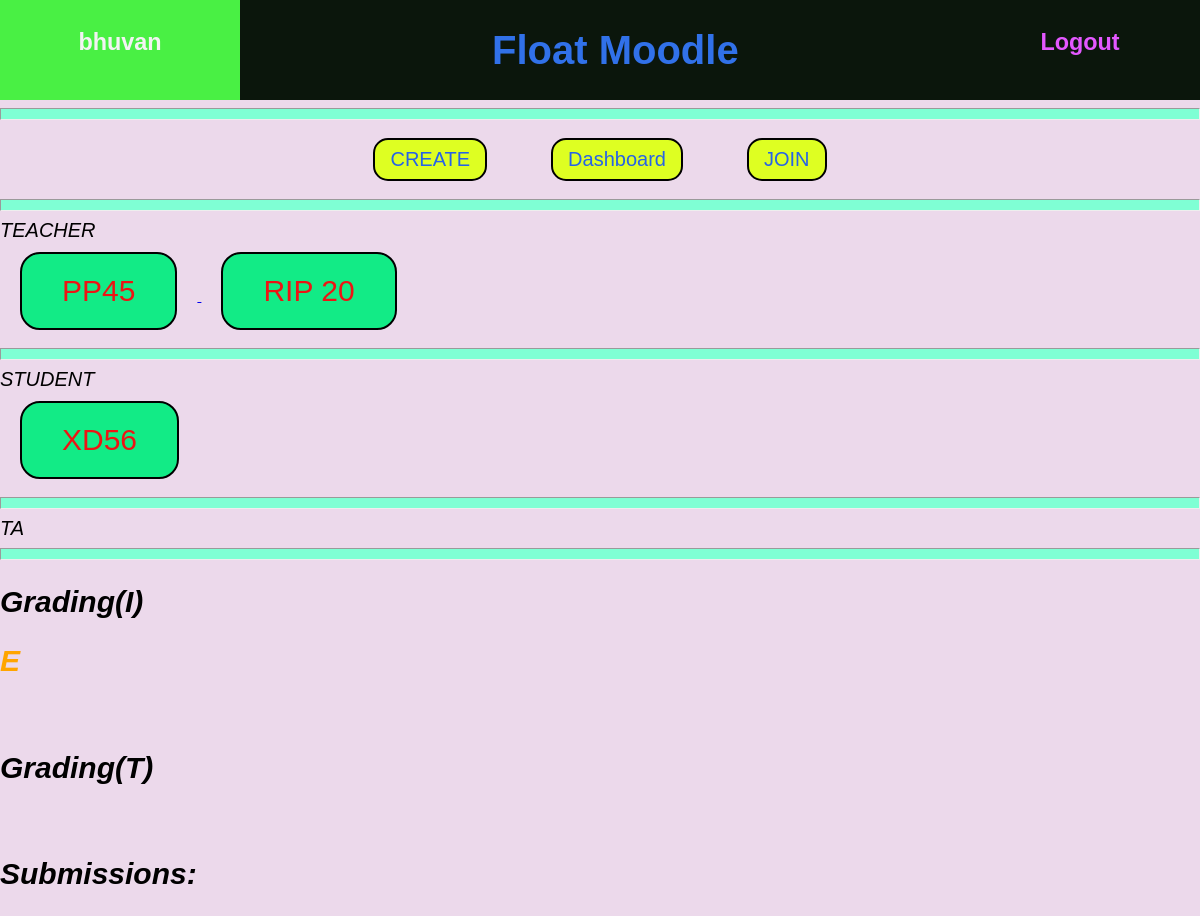
The app's page /courses/ (signed in), older data.
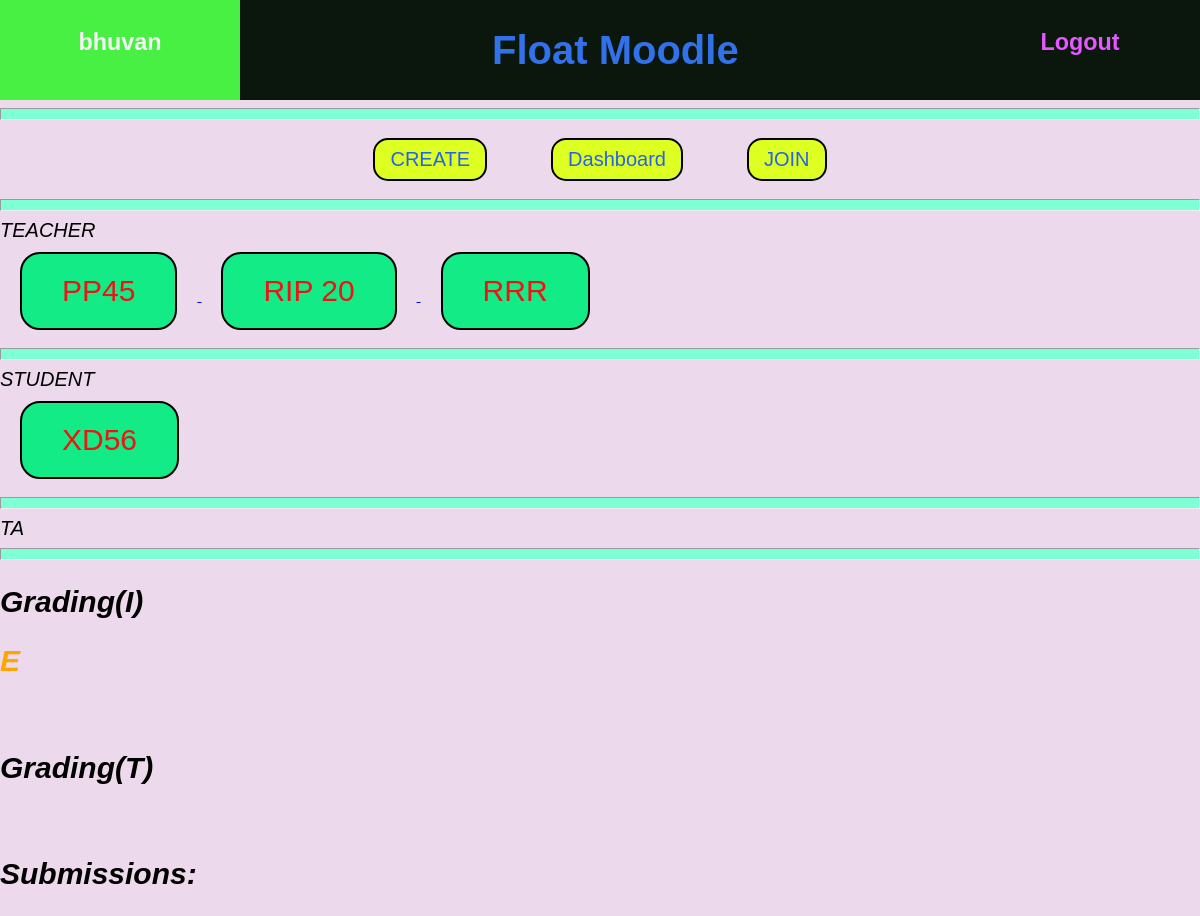
The same page, newer data.
### courses/models.py (models this page shows, shortened)
class Course(models.Model):
    instructor = models.ForeignKey(User,on_delete=models.CASCADE,related_name='ins_courses') #assuming 1 instructor/course.
    name = models.CharField(max_length=128,default = '')
    students = models.ManyToManyField(User,related_name='stud_courses')
    TAs = models.ManyToManyField(User,related_name='ta_courses')
    joincode = models.CharField(max_length=10,default = '')
    TAjoincode = models.CharField(max_length=10,default = '')

class Assignment(models.Model):
    name = models.CharField(max_length=128,default='')
    link = models.URLField(default='')
    file_name = models.CharField(max_length=100,default='problem_statement')
    file = models.FileField(upload_to='assignments',blank=True)
    statement = models.CharField(max_length=300,default='')
    course = models.ForeignKey(Course,on_delete=models.CASCADE)
    maxmarks = models.IntegerField(default=100)
    deadline = models.DateTimeField(blank=False) #need to set while creating assign.

### courses/views.py (the view, shortened to what this page needs)
# urls.py: path('', views.course_info, name = 'CourseHome'),
def course_info(request):
    if not request.user.is_authenticated:
        return redirect('login')
    u = User.objects.get(pk = request.user.pk )
    Itodo_List = [] #list of TO-DO assignments for 'I'nstructors ['S' ==> students, 'I' ==> Instructors ]
    Stodo_List = [] #list of TO-DO of students
    TAtodo_List = [] #for TA's
    now = datetime.datetime.now()
    for course in u.ins_courses.all():
        for assign in course.assignment_set.all():
            if now > assign.deadline:
                graded=True
                for sub in assign.filesubmission_set.all():
                    if sub.corrected == 'NO':
                        graded = False
                        break
                if not graded:
                    Itodo_List.append(assign)
    for course in u.stud_courses.all():
        for assign in course.assignment_set.all():
            if now < assign.deadline:
                submitted=False
                for sub in assign.filesubmission_set.all():
                    if sub.user.username == request.user.username:
                        submitted = True
                        break
                if not submitted:
                    Stodo_List.append(assign)
    args = {
        'icourses': u.stud_courses.all(),
        'scourses': u.ins_courses.all(),
        'Tcourses': u.ta_courses.all(),
        'Itodo': Itodo_List,
        'Stodo': Stodo_List,
        'Ttodo': TAtodo_List,
    }
    return render(request,'courses/home.html',args)

### accounts/templates/courses/home.html (shortened to what this page needs)
{% extends 'base.html' %}
{% block content %}
<hr style="height: 10px; background-color: aquamarine;">
<div style="text-align: center;">
    <a href ="{% url 'CourseCreate' %}"><button class="B1 button1">CREATE</button></a>
    <a href ="{% url 'dashboard' %}"><button class="B1 button2">Dashboard</button></a>
    <a href ="{% url 'CourseJoin' %}"><button class="B1 button1">JOIN</button></a>
</div>
<hr style="height: 10px; background-color: aquamarine;">
<div class="it">TEACHER</div>
{% for course in scourses %}
<a href="{% url 'coursepage' course.pk %}">
    <button class = "B2 button2">{{ course.name }}</button>
</a>
{% endfor %}
<hr style="height: 10px; background-color: aquamarine;">
<div class="it">STUDENT</div>
{% for course in icourses %}
<a href="{% url 'coursepage' course.pk %}">
    <button class = "B2 button1">{{ course.name }}</button>
</a>
{% endfor %}
<hr style="height: 10px; background-color: aquamarine;">
<div class="it">TA</div>
<hr style="height: 10px; background-color: aquamarine;">
<div class="it">
    <h2>Grading(I)</h2>
    {% for assign in Itodo %}
        <h2 style="color: orange;">{{ assign.name }}</h2>
    {% endfor %}
    <br>
    <h2>Grading(T)</h2>
    <br>
    <h2>Submissions:</h2>
</div>
{% endblock %}

Row changes from the older to the newer data that the page shows:
added Course: name "RRR", shown under "Logout"
